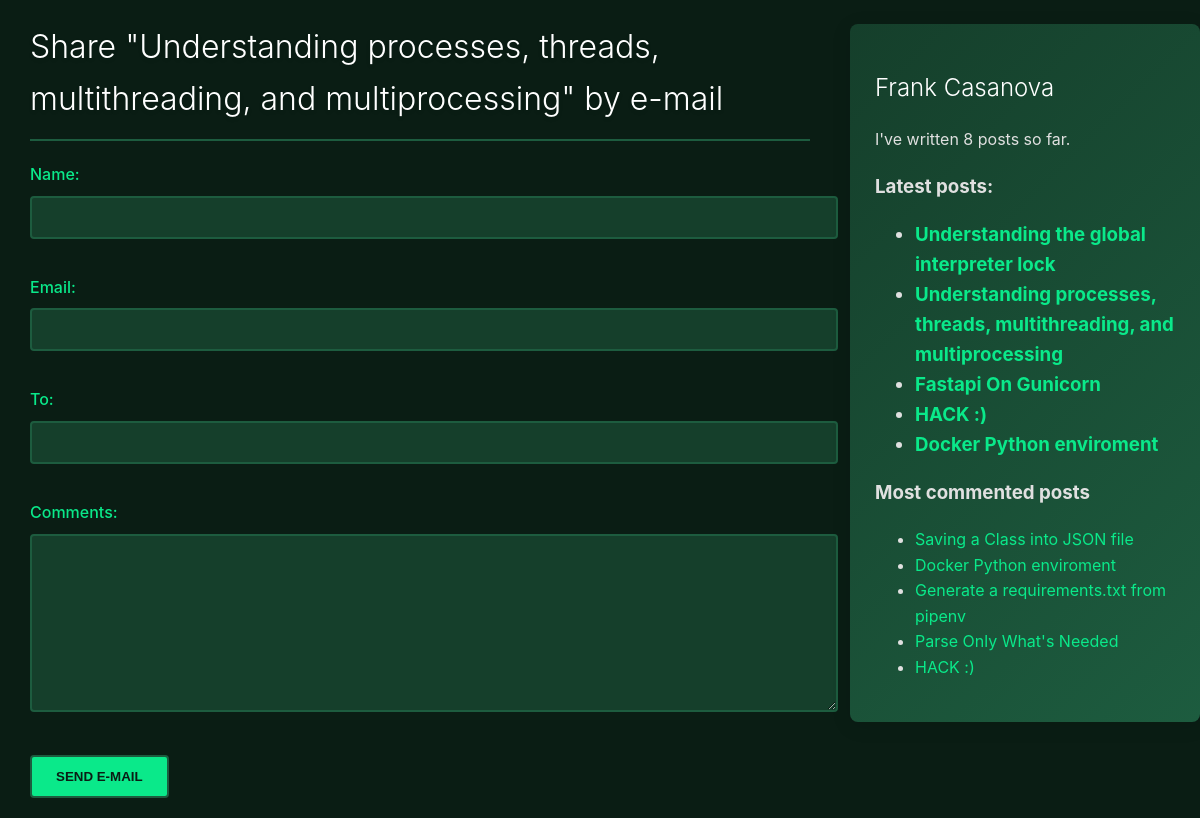
Page /7/share/ on the committed database.
### blog/models.py (models this page shows, shortened)
class Post_djb(models.Model):
    class Status(models.TextChoices):
        DRAFT = 'd', 'Draft'
        PUBLISHED = 'p', 'Published'
    title = models.CharField(max_length=87)
    slug = models.SlugField(max_length=87, unique_for_date='publish')
    author = models.ForeignKey(settings.AUTH_USER_MODEL, on_delete=models.CASCADE, related_name='blog_posts')
    body = models.TextField()
    publish = models.DateTimeField(default=timezone.now)
    created = models.DateTimeField(auto_now_add=True)
    updated = models.DateTimeField(auto_now=True)
    status = models.CharField(max_length=1, choices=Status.choices, default=Status.DRAFT)
    objects = models.Manager()
    published = PublishedManager()
    tags = TaggableManager()
    class Meta:
        ordering = ['-publish']
        indexes = [
            models.Index(fields=['-publish']),
        ]
    def get_absolute_url(self):
        return reverse("blog:post_detail", args=[
            self.publish.year,
            self.publish.month,
            self.publish.day,
            self.slug
            ])

### blog/views.py (the view)
# urls.py: path('<int:post_id>/share/', views.post_share, name='post_share'),
def post_share(request, post_id):
    post = get_object_or_404(
        Post_djb,
        id=post_id,
        status=Post_djb.Status.PUBLISHED
    )
    sent = False
    if request.method == 'POST':
        form = EmailPostForm(request.POST)
        if form.is_valid():
            cd = form.cleaned_data
            post_url = request.build_absolute_uri(
                post.get_absolute_url()
            )
            subject = (
                f"{cd['name']} ({cd['email']}) "
                f"recommends you read {post.title}"
            )
            message = (
                f"Read {post.title} at {post_url}\n\n"
                f"{cd['name']}'s comments: {cd['comments']}"
            )
            send_mail(
                subject=subject,
                message=message,
                from_email=None,
                recipient_list=[cd['to']],
            )
            sent = True
    else:
        form = EmailPostForm()
    return render(
        request,
        'blog/post/share.html',
        {
            'post': post,
            'form': form,
            'sent': sent
        },
    )

### blog/forms.py
class EmailPostForm(forms.Form):
    name = forms.CharField(max_length=25)
    email = forms.EmailField()
    to = forms.EmailField()
    comments = forms.CharField(required=True, widget=forms.Textarea)

### blog/models.py (called while the page is built)
    def get_queryset(self):
        return super().get_queryset().filter(status=Post_djb.Status.PUBLISHED)

### blog/templatetags/blog_tags.py (called while the page is built)
@register.simple_tag
def total_posts():
    return Post_djb.objects.count()

@register.inclusion_tag('blog/post/latest_posts.html')
def show_latest_posts(count=5):
    latest_posts = Post_djb.published.order_by('-publish')[:count]
    return {'latest_posts': latest_posts}

@register.simple_tag
def get_most_commented_posts(count=5):
    return Post_djb.published.annotate(total_comments=Count('comments')).order_by('-total_comments')[:count]

### blog/templates/blog/post/share.html (shortened to what this page needs)
{% extends "blog/base.html" %}
{% block content %}
  {% if sent %}
    <h1>E-mail successfully sent</h1>
    <p>
      "{{ post.title }}" was successfully sent to {{ form.cleaned_data.to }}.
    </p>
      <p>
            <a href="{% url 'blog:post_list' %}" class="btn btn-secondary">Back to Blog List</a>
    </p>
  {% else %}
    <h1>Share "{{ post.title }}" by e-mail</h1>
    <form method="post" novalidate>
      {{ form.as_p }}
      <input type="submit" value="Send e-mail">
    </form>
  {% endif %}
{% endblock %}

### blog/templates/blog/base.html (shortened to what this page needs)
{% load blog_tags %}
{% load static %}
<!DOCTYPE html>
<html>
<head>
  <link href="{% static "css/style.css" %}" rel="stylesheet">
</head>
<body>
  <div id="content">
    {% block content %}
    {% endblock %}
  </div>
  <div id="sidebar">
    <h2>Frank Casanova</h2>
    <p>I've written {% total_posts %} posts so far.</p>
    <h3>Latest posts:<h3>
    {% show_latest_posts 5 %}
    <h3>Most commented posts</h3>
    {% get_most_commented_posts as most_commented_posts %}
    <ul>
      {% for post in most_commented_posts %}
        <li>
          <a href="{{ post.get_absolute_url }}">{{ post.title }}</a>
        </li>
      {% endfor %}
    </ul>
  </div>
</body>
</html>

### blog/templates/blog/post/latest_posts.html
<ul>
    {% for post in latest_posts %}
      <li>
        <a href="{{ post.get_absolute_url }}">{{ post.title }}</a>
      </li>
    {% endfor %}
  </ul>

### blog/static/css/style.css (style rules this page uses)
body { margin: 0; padding: 0; font-family: 'Inter', sans-serif; background-color: #0A1D14; color: #E0E0E0; line-height: 1.6; transition: background-color 0.5s ease, color 0.5s ease; }
html { scroll-behavior: smooth; }
a { color: #0AE98A; text-decoration: none; transition: color 0.3s ease, transform 0.3s ease; }
h1, h2 { font-weight: 300; color: #FFFFFF; }
h1 { padding-bottom: 15px; border-bottom: 2px solid #1D5C3F; text-shadow: 0 2px 4px rgba(0,0,0,0.1); }
#content { float: left; width: 65%; padding: 0 2.5%; }
#sidebar { float: right; width: 25%; padding: 25px; background: linear-gradient(135deg, #153F2B, #1D5C3F); border-radius: 8px; box-shadow: 0 4px 20px rgba(0,0,0,0.1); margin-top: 1.5rem; }
label { display: block; margin-bottom: 8px; color: #0AE98A; font-weight: 500; }
input, textarea { width: 100%; padding: 12px; margin-bottom: 20px; background: #153F2B; border: 2px solid #1D5C3F; color: #E0E0E0; border-radius: 4px; transition: all 0.3s ease; }
input[type=submit] { width: auto; background: #0AE98A; color: #0A1D14; font-weight: bold; text-transform: uppercase; cursor: pointer; padding: 12px 24px; transition: all 0.3s ease; }
.post, .comment, #sidebar { animation: fadeIn 0.5s ease-out; }

### rows in the picture
Post_djb: title "Understanding processes, threads, multithreading, and multiprocessing"
Post_djb: title "Understanding the global interpreter lock"
Post_djb: title "Fastapi On Gunicorn"
Post_djb: title "HACK :)"
Post_djb: title "Docker Python enviroment"
Post_djb: title "Saving a Class into JSON file"
Post_djb: title "Generate a requirements.txt from pipenv"
Post_djb: title "Parse Only What's Needed"
